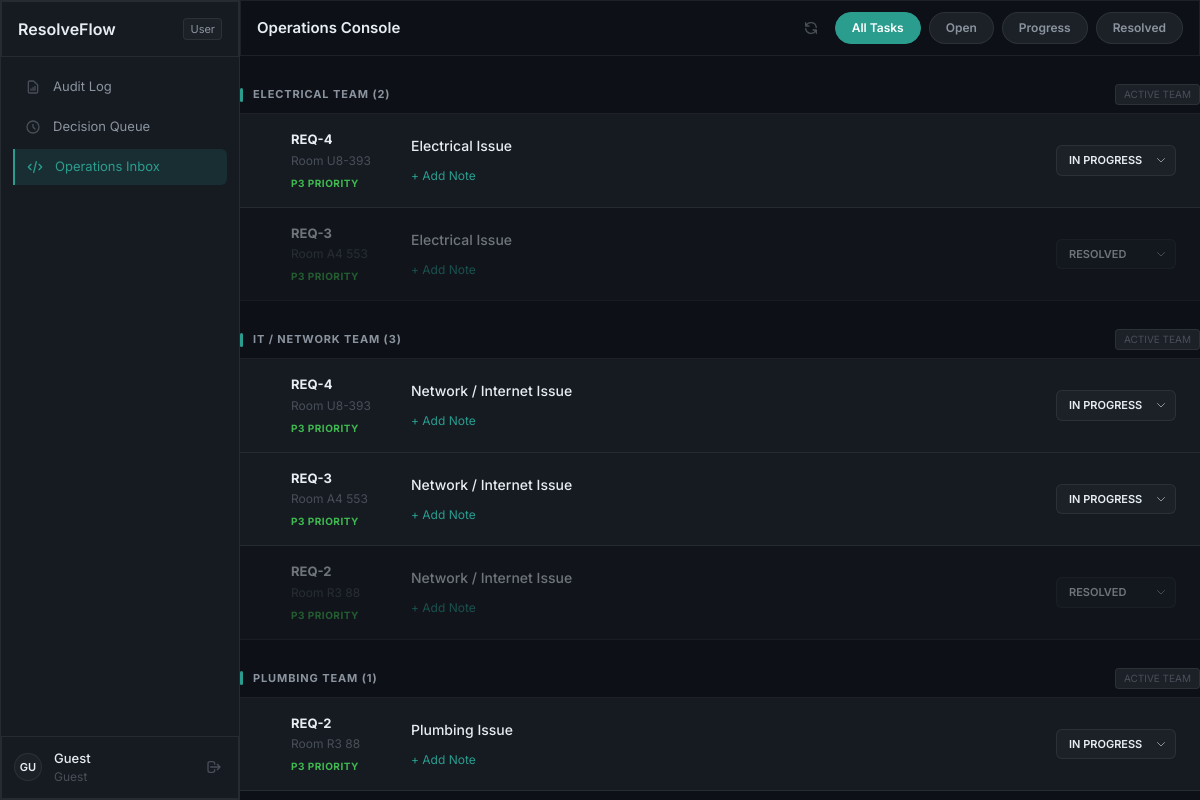
The app's page /assignments (signed in) with its own data.
### tables this page shows
CREATE TABLE assignments (
        id INTEGER PRIMARY KEY AUTOINCREMENT,
        complaint_id INTEGER,
        team TEXT,
        issue_label TEXT,
        confidence REAL,
        status TEXT DEFAULT 'SENT',
        notes TEXT,
        timestamp TEXT, sla_class TEXT,
        FOREIGN KEY(complaint_id) REFERENCES complaints(id)
    );

CREATE TABLE complaints (
        id INTEGER PRIMARY KEY AUTOINCREMENT,
        student_name TEXT NOT NULL,
        student_id TEXT,
        complaint_text TEXT NOT NULL,
        predicted_issues TEXT,
        predicted_urgency TEXT,
        confidence_scores TEXT,
        routing_decision TEXT,
        routed_team TEXT,
        model_type TEXT,
        status TEXT DEFAULT 'SENT',
        timestamp TEXT NOT NULL
    , admin_notes TEXT, final_status_time TEXT, room_number TEXT, assignment_source TEXT, review_status TEXT DEFAULT 'PENDING', corrected_issues TEXT, corrected_urgency TEXT, corrected_team TEXT, review_notes TEXT, review_timestamp TEXT, user_id INTEGER, rating INTEGER, feedback TEXT);

### web/app.py (the view)
@app.route('/assignments')
@login_required
def assignments_page():
    if current_user.role != 'admin':
        return redirect(url_for('home'))
    team_filter = request.args.get('team')
    from database import get_active_teams
    all_teams = get_active_teams()
    assignments = get_assignments(team_filter)
    TEAM_ISSUE_MAP = {
        'Electrical Team': 'Electrical Issue',
        'IT / Network Team': 'Network / Internet Issue',
        'Plumbing Team': 'Plumbing Issue',
        'Housekeeping Team': 'Housekeeping Issue',
        'Furniture & Infrastructure Team': 'Furniture Issue',
        'Mess Management': 'Mess Issue',
        'Hostel Administration': 'Admin Issue',
        'Accounts Department': 'Accounts Issue',
    }
    return render_template('assignments.html', assignments=assignments, active_team=team_filter, all_teams=all_teams, is_student=False, team_issue_map=TEAM_ISSUE_MAP)

### web/app.py (called while the page is built)
@login_manager.user_loader
def load_user(user_id):
    user_data = get_user_by_id(int(user_id))
    if user_data:
        return User(user_data)
    return None

### web/database.py (called while the page is built)
def get_db_connection():
    conn = sqlite3.connect(DB_PATH)
    conn.row_factory = sqlite3.Row
    return conn

def get_assignments(team_filter: Optional[str] = None) -> List[Dict[str, Any]]:
    query = """
    SELECT a.*, c.room_number, c.predicted_urgency, c.corrected_urgency, c.student_name
    FROM assignments a
    JOIN complaints c ON a.complaint_id = c.id
    """
    args = []
    if team_filter:
        query += " WHERE a.team = ?"
        args.append(team_filter)
    query += " ORDER BY a.sla_class ASC, a.timestamp DESC"
    results = []
    with get_db_connection() as conn:
        rows = conn.execute(query, args).fetchall()
        for row in rows:
            results.append(dict(row))
    return results

def get_active_teams() -> List[str]:
    query = "SELECT DISTINCT team FROM assignments ORDER BY team ASC"
    with get_db_connection() as conn:
        rows = conn.execute(query).fetchall()
        return [row['team'] for row in rows if row['team']]

### web/user_mgmt.py (called while the page is built)
def get_user_by_id(user_id):
    with get_db_connection() as conn:
        row = conn.execute("SELECT * FROM users WHERE id = ?", (user_id,)).fetchone()
        return dict(row) if row else None

### frontend/templates/assignments.html (shortened to what this page needs)
{% extends "base.html" %}
{% block nav %}
<a href="/admin" class="nav-item">
    Audit Log
</a>
<a href="/decision-queue" class="nav-item">
    <svg class="w-4 h-4 text-muted group-hover:text-secondary transition-colors" fill="none" stroke="currentColor"
        viewBox="0 0 24 24">
        <path stroke-linecap="round" stroke-linejoin="round" stroke-width="2"
            d="M12 8v4l3 3m6-3a9 9 0 11-18 0 9 9 0 0118 0z" />
    </svg>
    Decision Queue
</a>
<a href="/assignments" class="nav-item active">
    <svg class="w-4 h-4 text-accent" fill="none" stroke="currentColor" viewBox="0 0 24 24">
        <path stroke-linecap="round" stroke-linejoin="round" stroke-width="2"
            d="M10 20l4-16m4 4l4 4-4 4M6 16l-4-4 4-4" />
    </svg>
    Operations Inbox
</a>
{% endblock %}
{% block page_title %}Operations Console{% endblock %}
{% block header_actions %}
<div class="flex gap-2">
    <button onclick="filterTasks('ALL')" class="filter-tab active" data-filter="ALL">All Tasks</button>
    <button onclick="filterTasks('OPEN')" class="filter-tab" data-filter="OPEN">Open</button>
    <button onclick="filterTasks('IN_PROGRESS')" class="filter-tab" data-filter="IN_PROGRESS">Progress</button>
    <button onclick="filterTasks('RESOLVED')" class="filter-tab" data-filter="RESOLVED">Resolved</button>
</div>
{% endblock %}
{% block content %}
<div id="assignments-list">
    {% set ns = namespace(current_team=None) %}
    {% for a in assignments|sort(attribute='team') %}
    {% if a.team != ns.current_team %}
    {% set ns.current_team = a.team %}
    {% set team_count = assignments|selectattr('team', 'equalto', a.team)|list|length %}
    <div class="team-header">
        <div style="display:flex; align-items:center; gap:10px;">
            <div style="width:3px; height:14px; background:var(--accent); border-radius:2px;"></div>
            <span class="team-header-name">{{ a.team }} ({{ team_count }})</span>
        </div>
        <span class="text-[10px] bg-elevated px-2 py-0.5 rounded border border-subtle text-muted">ACTIVE TEAM</span>
    </div>
    {% endif %}
    <div class="assignment-card assignment-row {% if a.status == 'RESOLVED' %}resolved{% endif %}" data-id="{{ a.id }}"
        data-status="{{ a.status }}">
        <div class="priority-indicator
                {% if 'P1' in (a.sla_class or '') %}bg-danger
                {% elif 'P2' in (a.sla_class or '') %}bg-warning
                {% else %}bg-success{% endif %}"></div>
        <div class="w-24 shrink-0">
            <div style="font-size: 13px; font-weight: 700; color: var(--text-primary);">
                REQ-{{ a.complaint_id }}
            </div>
            <div style="font-size: 12px; color: var(--text-muted); margin-top: 2px;">
                Room {{ a.room_number or '—' }}
            </div>
            <div
                style="font-size: 10px; font-weight: 700; margin-top: 6px; text-transform: uppercase; letter-spacing: 0.05em; color: {% if 'P1' in (a.sla_class or '') %}var(--danger){% elif 'P2' in (a.sla_class or '') %}var(--warning){% else %}var(--success){% endif %};">
                {{ a.sla_class or 'P3' }} Priority
            </div>
        </div>
        <div class="flex-1">
            <p class="text-[14px] font-medium text-primary mb-1">{{ team_issue_map.get(a.team, a.team) }}</p>
            <div class="assignment-notes mt-2">
                <button onclick="toggleNote(this)" class="text-xs text-[#2A9D8F] hover:underline focus:outline-none">
                    + Add Note
                </button>
            </div>
        </div>
        <div class="flex items-center gap-6">
            <select class="status-select" data-assignment-id="{{ a.id }}" onchange="updateStatus(this)">
                <option value="IN_PROGRESS" {% if a.status=='IN_PROGRESS' %}selected{% endif %}>In Progress</option>
                <option value="RESOLVED" {% if a.status=='RESOLVED' %}selected{% endif %}>Resolved</option>
            </select>
        </div>
    </div>
    {% endfor %}
</div>
{% endblock %}

### frontend/static/css/main.css (style rules this page uses)
:root { --bg-base: #0d1117; --bg-surface: #161b22; --bg-elevated: #1c2128; --border-subtle: rgba(255, 255, 255, 0.07); --border-default: rgba(255, 255, 255, 0.12); --text-primary: #e6edf3; --text-secondary: #8b949e; --text-muted: #484f58; --accent: #2A9D8F; --accent-hover: #22877a; --accent-dim: rgba(42, 157, 143, 0.15); --danger: #f85149; --warning: #d29922; --success: #3fb950; --radius-sm: 6px; --radius-md: 8px; --radius-lg: 12px; }
body { font-family: 'Inter', sans-serif; font-size: 14px; background-color: var(--bg-base); color: var(--text-primary); margin: 0; -webkit-font-smoothing: antialiased; }
.bg-base { background-color: var(--bg-base); }
.bg-elevated { background-color: var(--bg-elevated); }
.border-subtle { border: 1px solid var(--border-subtle); }
.text-primary { color: var(--text-primary); }
.text-muted { color: var(--text-muted); }

### frontend/templates/assignments.html (style rules this page uses)
.nav-item { height: 36px; padding: 0 12px; border-radius: var(--radius-sm); display: flex; align-items: center; gap: 12px; font-size: 13px; transition: background-color 150ms ease, color 150ms ease; color: var(--text-secondary); }
.nav-item.active { background-color: var(--accent-dim); color: var(--accent); border-left: 2px solid var(--accent); border-radius: 0 var(--radius-sm) var(--radius-sm) 0; }
.team-header { padding: 20px 0 8px 0; margin-top: 8px; border-bottom: 1px solid rgba(255, 255, 255, 0.07); display: flex; align-items: center; justify-content: space-between; }
.team-header-name { font-size: 11px; font-weight: 700; letter-spacing: 0.08em; text-transform: uppercase; color: #8b949e; }
.assignment-card { background: var(--bg-surface); border-bottom: 1px solid var(--border-subtle); padding: 16px 24px; display: flex; align-items: center; gap: 24px; transition: opacity 150ms ease; }
.assignment-card.resolved { opacity: 0.45; }
.priority-indicator { width: 3px; height: 32px; border-radius: 2px; flex-shrink: 0; }
.status-select { appearance: none; background: var(--bg-elevated); border: 1px solid var(--border-subtle); color: var(--text-primary); font-size: 11px; font-weight: 600; padding: 6px 32px 6px 12px; border-radius: 6px; text-transform: uppercase; cursor: pointer; outline: none; background-repeat: no-repeat; background-position: right 8px center; background-size: 12px; transition: all 150ms ease; }
.filter-tab { padding: 6px 16px; font-size: 12px; font-weight: 600; border-radius: 20px; color: var(--text-secondary); background: var(--bg-elevated); border: 1px solid var(--border-subtle); transition: all 150ms ease; }
.filter-tab.active { background: var(--accent); color: white; border-color: var(--accent); }

### records on screen
assignments: team "ELECTRICAL TEAM", team_count "2", complaint_id "4", room_number "U8-393", sla_class "P3", get "Electrical Issue", status+id "In Progress"
assignments: complaint_id "3", room_number "A4 553", sla_class "P3", get "Electrical Issue", status+id "Resolved"
assignments: team "IT / NETWORK TEAM", team_count "3", complaint_id "4", room_number "U8-393", sla_class "P3", get "Network / Internet Issue", status+id "In Progress"
assignments: complaint_id "3", room_number "A4 553", sla_class "P3", get "Network / Internet Issue", status+id "In Progress"
assignments: complaint_id "2", room_number "R3 88", sla_class "P3", get "Network / Internet Issue", status+id "Resolved"
assignments: team "PLUMBING TEAM", id "1", complaint_id "2", room_number "R3 88", sla_class "P3", get "Plumbing Issue", status+id "In Progress"

### other values on screen
{{ user.role.capitalize() if user else 'User' }} "User"
{{ initials }} "GU"
{{ user.role.capitalize() if user else 'Guest' }} "Guest"
